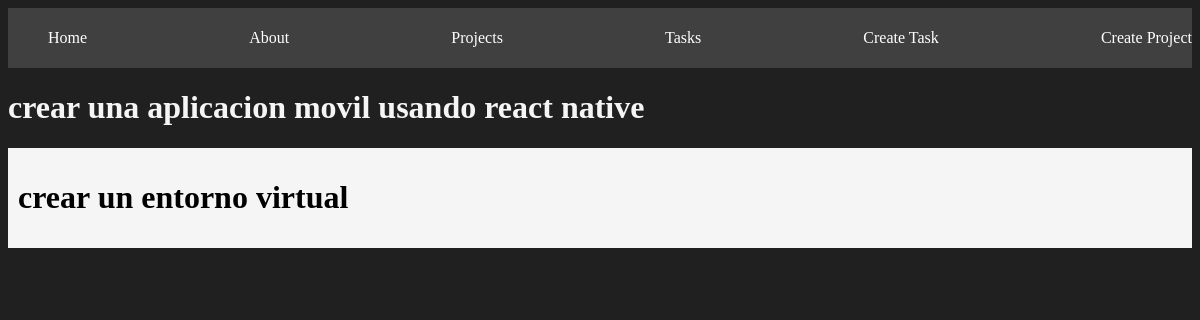
/projects/4, run on the app's committed database.
### myapp/models.py (models this page shows, shortened)
class Project(models.Model):
    name = models.CharField(max_length=200)
    def __str__(self):
        return self.name

class Task(models.Model):
    title = models.CharField(max_length=200)
    description = models.TextField()
    project = models.ForeignKey(Project, on_delete=models.CASCADE)
    done = models.BooleanField(default=False)

### myapp/views.py (the view)
# urls.py: path('projects/<int:id>', views.project_detail, name='project_detail'),
def project_detail(request, id):
    project = get_object_or_404(Project, id=id)
    tasks = Task.objects.filter(project_id=id)
    return render(request, 'projects/detail.html', {
        'project': project,
        'tasks': tasks
    })

### myapp/templates/projects/detail.html
{% extends 'layouts/base.html' %}
{% block content %}
<h1>{{ project }}</h1>
{% for task in tasks %}
<div class="card"">
    <h1>{{task.title}}</h1>
</div>
{% endfor %}
{% endblock %}

### myapp/static/styles/main.css (style rules this page uses)
body { background: #202020; color: whitesmoke; }
.card { background: whitesmoke; color: black; padding: 10px; margin-bottom: 2px; }

### data on the page
Project: name "crear una aplicacion movil usando react native"
Task: title "crear un entorno virtual"
